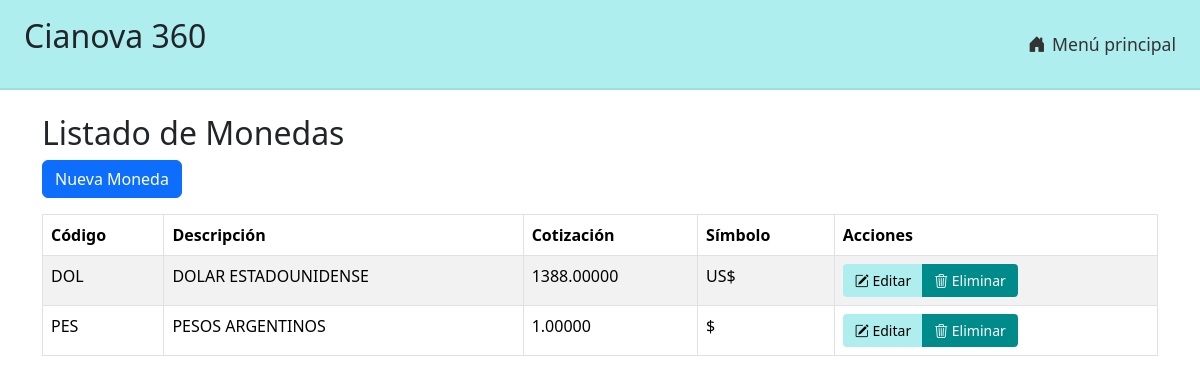
Page /monedas/ on the earlier database version.
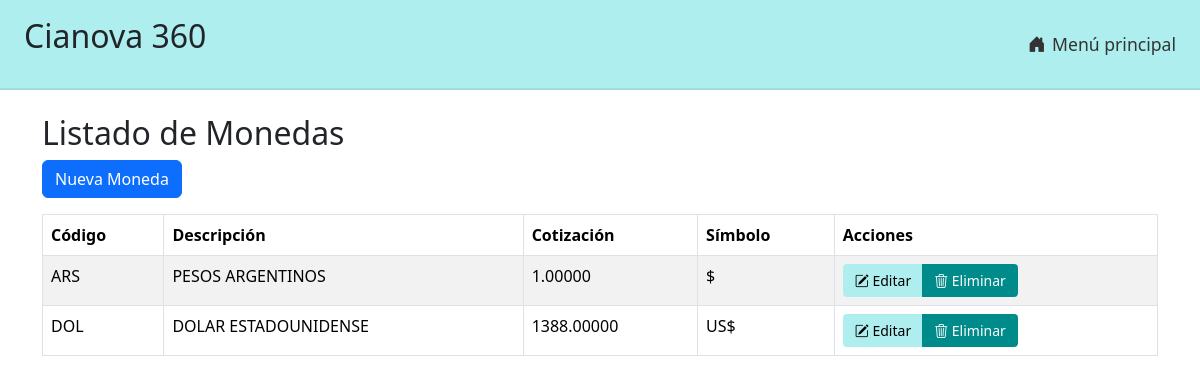
Same page on the later database version.
### monedas/models.py (models this page shows, shortened)
class Moneda(models.Model):
    codmoneda = models.CharField(max_length=3, primary_key=True)
    descrip = models.CharField(max_length=30)
    cotiz = models.DecimalField(max_digits=15, decimal_places=5)
    signoc = models.CharField(max_length=3)

### monedas/views.py (the view)
# urls.py: path("", views.listado_monedas, name="listar_monedas"),
def listado_monedas(request):
    monedas = Moneda.objects.all().order_by("codmoneda")
    return render(request, "monedas/listado.html", {
        "monedas": monedas,
        "titulo": "Listado de Monedas",
    })

### monedas/templates/monedas/listado.html (shortened to what this page needs)
{% extends "base.html" %}
{% load static %}
{% block content %}
<h2>{{ titulo }}</h2>
<a href="{% url 'alta_moneda' %}" class="btn btn-primary mb-3">
   Nueva Moneda
</a>
<table class="table table-striped table-bordered">
  <thead class="table-header-cianova">
    <tr>
      <th>Código</th>
      <th>Descripción</th>
      <th>Cotización</th>
      <th>Símbolo</th>
      <th>Acciones</th>
    </tr>
  </thead>
  <tbody>
    {% for moneda in monedas %}
    <tr>
      <td>{{ moneda.codmoneda }}</td>
      <td>{{ moneda.descrip }}</td>
      <td>{{ moneda.cotiz }}</td>
      <td>{{ moneda.signoc }}</td>
	  <td>
      <div class="btn-group" role="group">
        <a href="{% url 'editar_moneda' moneda.codmoneda %}" class="btn btn-sm btn-institucional">
		  <i class="bi bi-pencil-square"></i> Editar
        </a>
        <a href="{% url 'eliminar_moneda' moneda.codmoneda %}"
			class="btn btn-sm btn-institucional-danger"
			onclick="return confirm('¿Está seguro que desea eliminar la moneda {{ moneda.descrip }}?');">
			<i class="bi bi-trash3"></i> Eliminar
		</a>
		</div>
    </td>
	</tr>
    {% empty %}
    <tr>
      <td colspan="5">No hay monedas registradas.</td>
    </tr>
    {% endfor %}
  </tbody>
</table>
{% endblock %}

Differences in the rows shown:
removed Moneda: codmoneda "PES", descrip "PESOS ARGENTINOS", cotiz "1.00000", signoc "$"
added Moneda: codmoneda "ARS", descrip "PESOS ARGENTINOS", cotiz "1.00000", signoc "$"
